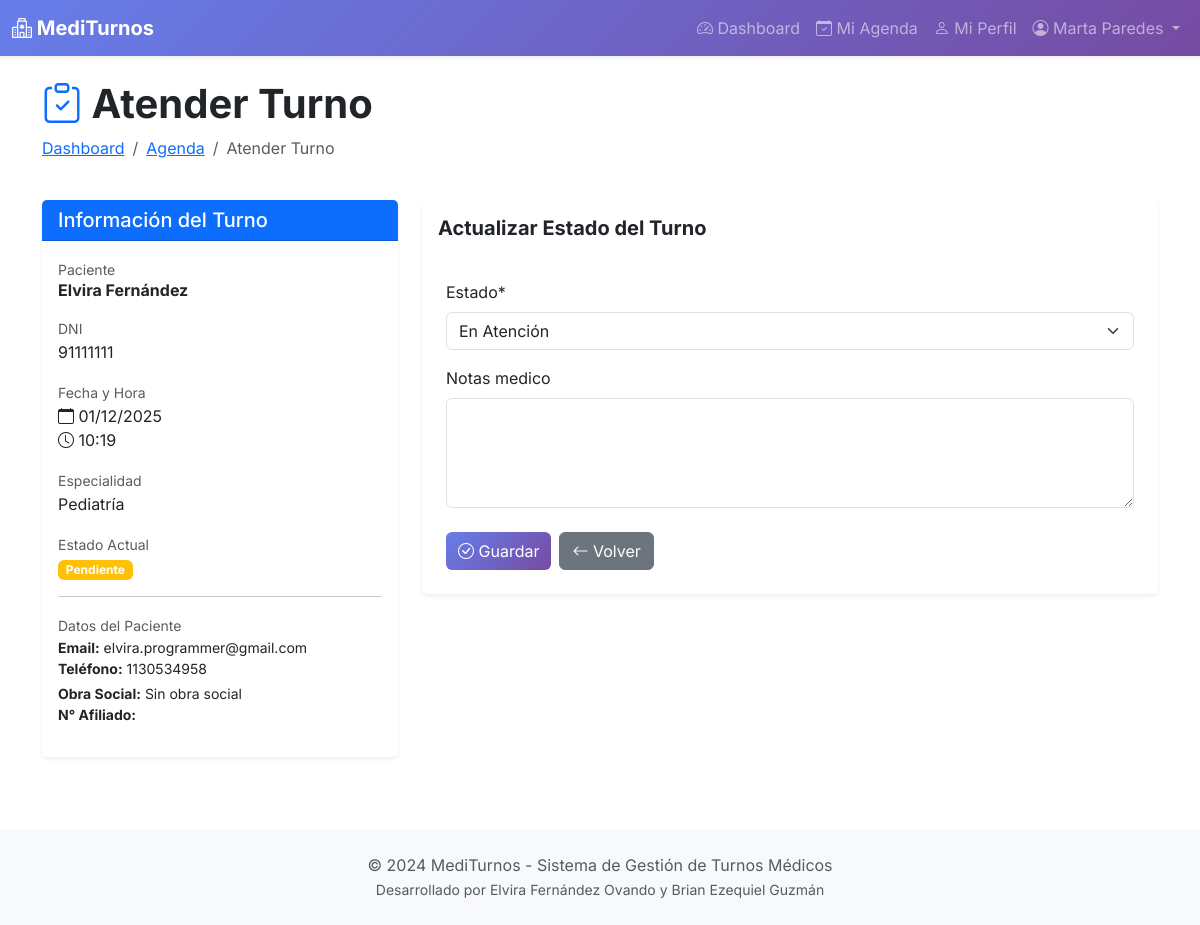
/medico-panel/turnos/1/atender/ (signed in), run on the app's committed database.
### appointments/models.py (models this page shows, shortened)
class Usuario(AbstractUser):
    ROLES = (
        ('admin', 'Administrador'),
        ('medico', 'Médico'),
        ('paciente', 'Paciente'),
    )
    rol = models.CharField(max_length=10, choices=ROLES, default='paciente')
    dni = models.CharField(max_length=8, unique=True, validators=[
        RegexValidator(r'^\d{7,8}$', 'Ingrese un DNI válido (7-8 dígitos)')
    ])
    telefono = models.CharField(max_length=15, blank=True)
    direccion = models.CharField(max_length=200, blank=True)
    fecha_nacimiento = models.DateField(null=True, blank=True)
    class Meta:
        verbose_name = 'Usuario'
        verbose_name_plural = 'Usuarios'

class Turno(models.Model):
    ESTADOS = (
        ('pendiente', 'Pendiente'),
        ('confirmado', 'Confirmado'),
        ('en_atencion', 'En Atención'),
        ('atendido', 'Atendido'),
        ('cancelado_paciente', 'Cancelado por Paciente'),
        ('cancelado_medico', 'Cancelado por Médico'),
        ('ausente', 'Ausente'),
    )
    paciente = models.ForeignKey(Paciente, on_delete=models.CASCADE, related_name='turnos')
    medico = models.ForeignKey(Medico, on_delete=models.CASCADE, related_name='turnos')
    especialidad = models.ForeignKey(Especialidad, on_delete=models.CASCADE)
    fecha = models.DateField()
    hora = models.TimeField()
    motivo_consulta = models.TextField(blank=True)
    estado = models.CharField(max_length=20, choices=ESTADOS, default='pendiente')
    notas_medico = models.TextField(blank=True)
    fecha_creacion = models.DateTimeField(auto_now_add=True)
    fecha_modificacion = models.DateTimeField(auto_now=True)
    class Meta:
        verbose_name = 'Turno'
        verbose_name_plural = 'Turnos'
        ordering = ['-fecha', '-hora']
        unique_together = ['medico', 'fecha', 'hora']
    def get_estado_color(self):
        colores = {
            'pendiente': 'warning',
            'confirmado': 'info',
            'en_atencion': 'primary',
            'atendido': 'success',
            'cancelado_paciente': 'secondary',
            'cancelado_medico': 'danger',
            'ausente': 'dark',
        }
        return colores.get(self.estado, 'secondary')

class Paciente(models.Model):
    usuario = models.OneToOneField(Usuario, on_delete=models.CASCADE, related_name='perfil_paciente')
    obra_social = models.CharField(max_length=100, blank=True)
    numero_afiliado = models.CharField(max_length=50, blank=True)
    observaciones = models.TextField(blank=True)
    class Meta:
        verbose_name = 'Paciente'
        verbose_name_plural = 'Pacientes'
        ordering = ['usuario__last_name', 'usuario__first_name']

class Especialidad(models.Model):
    nombre = models.CharField(max_length=100, unique=True)
    descripcion = models.TextField(blank=True)
    duracion_turno = models.IntegerField(default=30, help_text="Duración en minutos")
    activo = models.BooleanField(default=True)
    fecha_creacion = models.DateTimeField(auto_now_add=True)
    class Meta:
        verbose_name = 'Especialidad'
        verbose_name_plural = 'Especialidades'
        ordering = ['nombre']

### appointments/views/medico_views.py (the view)
# urls.py: path('medico-panel/turnos/<int:pk>/atender/', views.medico_atender_turno, name='medico_atender_turno'),
@login_required
def medico_atender_turno(request, pk):
    if request.user.rol != 'medico':
        messages.error(request, 'No tienes permisos.')
        return redirect('dashboard')
    turno = get_object_or_404(Turno, pk=pk, medico=request.user.perfil_medico)
    if request.method == 'POST':
        form = AtenderTurnoForm(request.POST, instance=turno)
        if form.is_valid():
            form.save()
            messages.success(request, 'Turno actualizado correctamente.')
            return redirect('medico_agenda')
    else:
        form = AtenderTurnoForm(instance=turno)
    context = {
        'turno': turno,
        'form': form,
    }
    return render(request, 'appointments/medico/atender_turno.html', context)

### appointments/forms.py
class AtenderTurnoForm(forms.ModelForm):
    class Meta:
        model = Turno
        fields = ['estado', 'notas_medico']
        widgets = {
            'estado': forms.Select(attrs={'class': 'form-control'}),
            'notas_medico': forms.Textarea(attrs={'class': 'form-control', 'rows': 4}),
        }
    def __init__(self, *args, **kwargs):
        super().__init__(*args, **kwargs)
        self.fields['estado'].choices = [
            ('en_atencion', 'En Atención'),
            ('atendido', 'Atendido'),
            ('ausente', 'Ausente'),
            ('cancelado_medico', 'Cancelado por Médico'),
        ]

### appointments/templates/appointments/medico/atender_turno.html (shortened to what this page needs)
{% extends 'base.html' %}
{% load static %}
{% load crispy_forms_tags %}
{% block content %}
<div class="container py-4">
    <div class="row mb-4">
        <div class="col">
            <h1 class="fw-bold">
                <i class="bi bi-clipboard-check text-primary"></i> Atender Turno
            </h1>
            <nav aria-label="breadcrumb">
                <ol class="breadcrumb">
                    <li class="breadcrumb-item"><a href="{% url 'medico_dashboard' %}">Dashboard</a></li>
                    <li class="breadcrumb-item"><a href="{% url 'medico_agenda' %}">Agenda</a></li>
                    <li class="breadcrumb-item active">Atender Turno</li>
                </ol>
            </nav>
        </div>
    </div>
    <div class="row g-4">
        <div class="col-lg-4">
            <div class="card border-0 shadow-sm">
                <div class="card-header bg-primary text-white">
                    <h5 class="mb-0">Información del Turno</h5>
                </div>
                <div class="card-body">
                    <div class="mb-3">
                        <small class="text-muted">Paciente</small>
                        <h6 class="fw-bold">{{ turno.paciente.usuario.get_full_name }}</h6>
                    </div>
                    <div class="mb-3">
                        <small class="text-muted">DNI</small>
                        <p class="mb-0">{{ turno.paciente.usuario.dni }}</p>
                    </div>
                    <div class="mb-3">
                        <small class="text-muted">Fecha y Hora</small>
                        <p class="mb-0">
                            <i class="bi bi-calendar"></i> {{ turno.fecha|date:"d/m/Y" }}<br>
                            <i class="bi bi-clock"></i> {{ turno.hora|time:"H:i" }}
                        </p>
                    </div>
                    <div class="mb-3">
                        <small class="text-muted">Especialidad</small>
                        <p class="mb-0">{{ turno.especialidad.nombre }}</p>
                    </div>
                    <div class="mb-3">
                        <small class="text-muted">Estado Actual</small>
                        <p><span class="badge bg-{{ turno.get_estado_color }}">{{ turno.get_estado_display }}</span></p>
                    </div>
                    <hr>
                    <div class="mb-3">
                        <small class="text-muted">Datos del Paciente</small>
                        <p class="small mb-1">
                            <strong>Email:</strong> {{ turno.paciente.usuario.email }}<br>
                            <strong>Teléfono:</strong> {{ turno.paciente.usuario.telefono }}
                        </p>
                        {% if turno.paciente.obra_social %}
                        <p class="small mb-0">
                            <strong>Obra Social:</strong> {{ turno.paciente.obra_social }}<br>
                            <strong>N° Afiliado:</strong> {{ turno.paciente.numero_afiliado }}
                        </p>
                        {% endif %}
                    </div>
                </div>
            </div>
        </div>
        <div class="col-lg-8">
            <div class="card border-0 shadow-sm">
                <div class="card-header bg-white border-0 py-3">
                    <h5 class="fw-bold mb-0">Actualizar Estado del Turno</h5>
                </div>
                <div class="card-body p-4">
                    <form method="post">
                        {{ form|crispy }}
                        <div class="d-flex gap-2 mt-4">
                            <button type="submit" class="btn btn-primary">
                                <i class="bi bi-check-circle"></i> Guardar
                            </button>
                            <a href="{% url 'medico_agenda' %}" class="btn btn-secondary">
                                <i class="bi bi-arrow-left"></i> Volver
                            </a>
                        </div>
                    </form>
                </div>
            </div>
        </div>
    </div>
</div>
{% endblock %}

### templates/base.html (shortened to what this page needs)
{% load static %}
<!DOCTYPE html>
<html lang="es">
<head>
    <link href="{% static 'css/bootstrap.min.css' %}" rel="stylesheet">
    <link href="{% static 'css/bootstrap-icons.css' %}" rel="stylesheet">
    <link rel="stylesheet" href="{% static 'css/style.css' %}">
</head>
<body>
    {% if user.is_authenticated %}
    <nav class="navbar navbar-expand-lg navbar-dark bg-primary shadow-sm">
        <div class="container-fluid">
            <a class="navbar-brand fw-bold" href="{% url 'dashboard' %}">
                <i class="bi bi-hospital"></i> MediTurnos
            </a>
            <div class="collapse navbar-collapse" id="navbarNav">
                <ul class="navbar-nav ms-auto">
                    {% if user.rol == 'admin' %}
                    <li class="nav-item">
                        <a class="nav-link" href="{% url 'admin_dashboard' %}">
                            <i class="bi bi-speedometer2"></i> Dashboard
                        </a>
                    </li>
                    <li class="nav-item dropdown">
                        <a class="nav-link dropdown-toggle" href="#"
                           role="button" data-bs-toggle="dropdown">
                            <i class="bi bi-gear"></i> Gestión
                        </a>
                        <ul class="dropdown-menu">
                            <li><a class="dropdown-item" href="{% url 'admin_especialidades' %}">Especialidades</a></li>
                            <li><a class="dropdown-item" href="{% url 'admin_medicos' %}">Médicos</a></li>
                            <li><a class="dropdown-item" href="{% url 'admin_pacientes' %}">Pacientes</a></li>
                            <li><a class="dropdown-item" href="{% url 'admin_turnos' %}">Turnos</a></li>
                            <li><hr class="dropdown-divider"></li>
                            <li><a class="dropdown-item" href="{% url 'admin_estadisticas' %}">Estadísticas</a></li>
                        </ul>
                    </li>
                    {% elif user.rol == 'medico' %}
                    <li class="nav-item">
                        <a class="nav-link" href="{% url 'medico_dashboard' %}">
                            <i class="bi bi-speedometer2"></i> Dashboard
                        </a>
                    </li>
                    <li class="nav-item">
                        <a class="nav-link" href="{% url 'medico_agenda' %}">
                            <i class="bi bi-calendar-check"></i> Mi Agenda
                        </a>
                    </li>
                    <li class="nav-item">
                        <a class="nav-link" href="{% url 'medico_perfil' %}">
                            <i class="bi bi-person"></i> Mi Perfil
                        </a>
                    </li>
                    {% endif %}
                    <li class="nav-item dropdown">
                        <a class="nav-link dropdown-toggle" href="#"
                           role="button" data-bs-toggle="dropdown">
                            <i class="bi bi-person-circle"></i> {{ user.get_full_name }}
                        </a>
                    </li>
                </ul>
            </div>
        </div>
    </nav>
    {% endif %}
    <main>
        {% block content %}{% endblock %}
    </main>
    <footer class="bg-light text-center py-4 mt-5">
        <div class="container">
            <p class="text-muted mb-0">&copy; 2024 MediTurnos - Sistema de Gestión de Turnos Médicos</p>
            <p class="text-muted mb-0"><small>Desarrollado por Elvira Fernández Ovando y Brian Ezequiel Guzmán</small></p>
        </div>
    </footer>
</body>
</html>

### static/css/style.css (style rules this page uses)
body { font-family: 'Inter', -apple-system, BlinkMacSystemFont, 'Segoe UI', Roboto, sans-serif; }
.navbar { background: linear-gradient(135deg, #667eea 0%, #764ba2 100%) !important; }
.btn-primary { background: linear-gradient(135deg, #667eea 0%, #764ba2 100%); border: none; }

### data on the page
Usuario: get_full_name "Marta Paredes"
Turno: paciente.usuario.get_full_name "Elvira Fernández", paciente.usuario.dni "91111111", fecha "01/12/2025", hora "10:19", especialidad.nombre "Pediatría", estado "Pendiente", paciente.usuario.email "elvira.programmer@gmail.com", paciente.usuario.telefono "1130534958", paciente.obra_social "Sin obra social", estado "En Atención"
